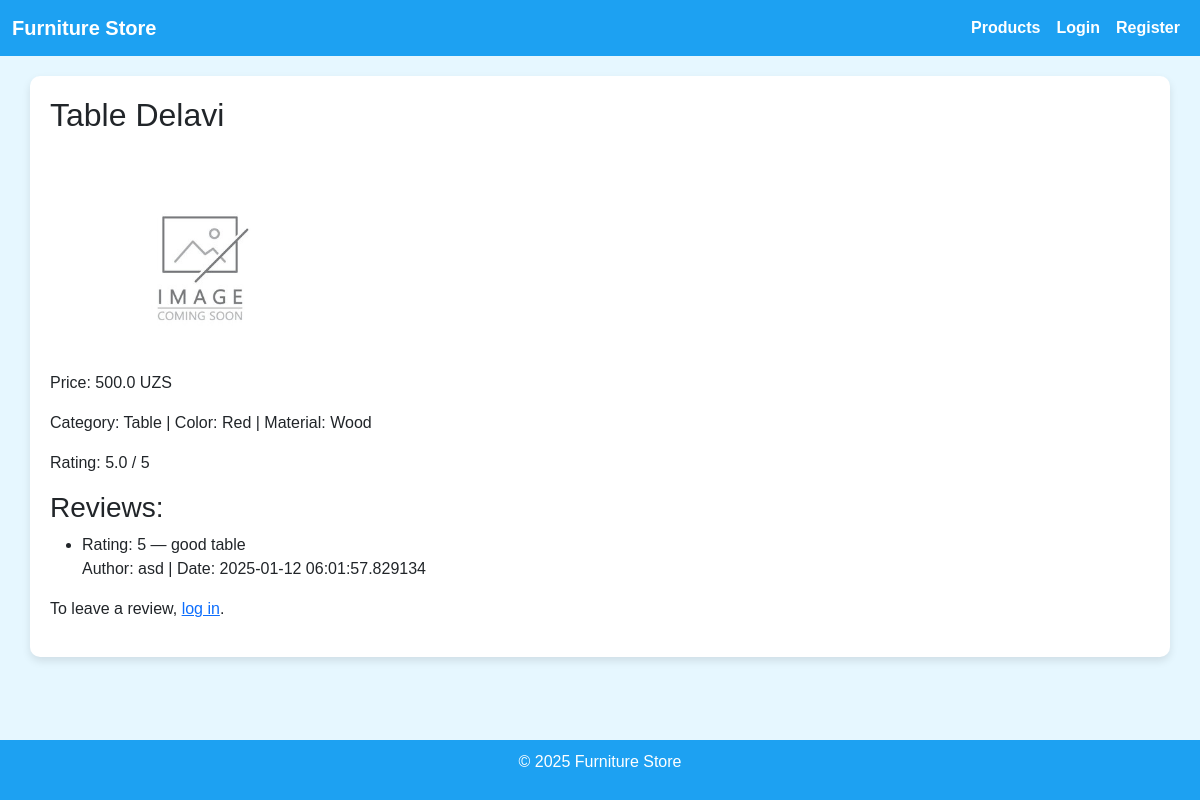
Page /product/1 on the committed database.
### app/models.py (models this page shows, shortened)
class Product(db.Model):
    __tablename__ = 'products'
    id = db.Column(db.Integer, primary_key=True)
    name = db.Column(db.String(120), nullable=False)
    description = db.Column(db.Text, nullable=True)
    price = db.Column(db.Float, nullable=False)
    category = db.Column(db.String(50), nullable=True)
    color = db.Column(db.String(50), nullable=True)
    material = db.Column(db.String(50), nullable=True)
    image_url = db.Column(db.String(255), nullable=True)
    rating = db.Column(db.Float, default=0)
    created_at = db.Column(db.DateTime, default=datetime.utcnow)
    stock_quantity = db.Column(db.Integer, default=0)

class Review(db.Model):
    __tablename__ = 'reviews'
    id = db.Column(db.Integer, primary_key=True)
    product_id = db.Column(db.Integer, db.ForeignKey('products.id'), nullable=False)
    user_id = db.Column(db.Integer, db.ForeignKey('users.id'), nullable=False)
    rating = db.Column(db.Integer, nullable=False, default=0)
    comment = db.Column(db.Text, nullable=True)
    created_at = db.Column(db.DateTime, default=datetime.utcnow)
    product = db.relationship('Product')
    user = db.relationship('User')

class User(UserMixin, db.Model):
    __tablename__ = 'users'
    id = db.Column(db.Integer, primary_key=True)
    username = db.Column(db.String(64), unique=True, nullable=False)
    email = db.Column(db.String(120), unique=True, nullable=False)
    password_hash = db.Column(db.String(128), nullable=False)
    role = db.Column(db.String(10), default='user')  # user/admin
    favorites = db.relationship('Product', secondary=favorites, backref='favorited_by')

### app/main_routes.py (the view)
@main_bp.route('/product/<int:product_id>')
def product_detail(product_id):
    product = Product.query.get_or_404(product_id)
    reviews = Review.query.filter_by(product_id=product_id).all()
    from sqlalchemy import func
    avg_rating = db.session.query(func.avg(Review.rating)).filter(Review.product_id == product_id).scalar()
    if avg_rating is None:
        avg_rating = 0  # If no reviews, default rating is 0
    if not hasattr(product, "stock_quantity"):
        product.stock_quantity = 0
    return render_template('product_detail.html', product=product, reviews=reviews, avg_rating=avg_rating)

### app/templates/product_detail.html
{% extends 'base.html' %}
{% block content %}
<h2>{{ product.name }}</h2>
{% if product.image_url %}
    <img src="{{ url_for('static', filename='uploads/' + product.image_url) }}" alt="{{ product.name }}" style="max-width: 300px; max-height: 300px;">
{% else %}
    <img src="{{ url_for('static', filename='uploads/default.jpg') }}" alt="Default image" style="max-width: 300px; max-height: 300px;">
{% endif %}
<p>Price: {{ product.price }} UZS</p>
<p>Category: {{ product.category }} | Color: {{ product.color }} | Material: {{ product.material }}</p>
<p>Rating: {{ avg_rating|round(1) }} / 5</p>
<h3>Reviews:</h3>
{% if reviews %}
    <ul>
    {% for review in reviews %}
        <li>
            Rating: {{ review.rating }} — {{ review.comment }}<br>
            Author: {{ review.user.username }} | Date: {{ review.created_at }}
        </li>
    {% endfor %}
    </ul>
{% else %}
    <p>No reviews yet. Be the first!</p>
{% endif %}
{% if current_user.is_authenticated and current_user.role != 'admin' %}
{% if product.stock_quantity > 0 %}
    <p>In stock ({{ product.stock_quantity }} items available)</p>
{% else %}
    <p style="color: red;">Out of stock</p>
{% endif %}
{% if product.stock_quantity > 0 %}
<form method="POST" action="{{ url_for('main_bp.add_to_cart', product_id=product.id) }}">
    <label for="quantity">Quantity:</label>
    <input type="number" id="quantity" name="quantity" value="1" min="1" max="{{ product.stock_quantity }}">
    <button type="submit">Add to Cart</button>
</form>
{% else %}
<p>Cannot add to cart as the product is out of stock.</p>
{% endif %}
<h4>Leave a Review</h4>
<form method="POST" action="{{ url_for('main_bp.add_review', product_id=product.id) }}">
    Rating (1-5): <input type="number" name="rating" min="1" max="5" value="5"><br>
    Comment: <br>
    <textarea name="comment" rows="4" cols="50"></textarea><br>
    <button type="submit">Submit</button>
</form>
<form method="POST" action="{{ url_for('main_bp.add_favorite', product_id=product.id) }}">
  <button type="submit">Add to Favorites</button>
</form>
{% else %}
<p>To leave a review, <a href="{{ url_for('main_bp.login') }}">log in</a>.</p>
{% endif %}
{% endblock %}

### app/templates/base.html (style rules this page uses)
body { background-color: #e6f7ff; font-family: Arial, sans-serif; }

### rows in the picture
Product: name "Table Delavi", price "500.0", category "Table", color "Red", material "Wood"
Review: rating "5", comment "good table", user.username "asd", created_at "2025-01-12 06:01:57.829134"

### other values in the picture
{{ avg_rating|round(1) }} "5.0"
